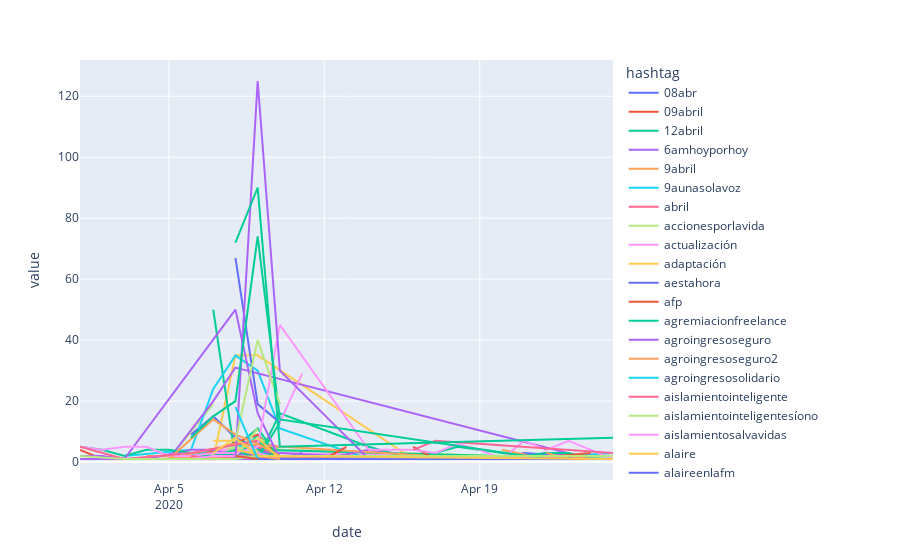

Notebook cell for this chart:
### Code cell
import plotly.express as px

fig = px.line(df_hashtags, x="date", y="value", color='hashtag')
fig.show()
